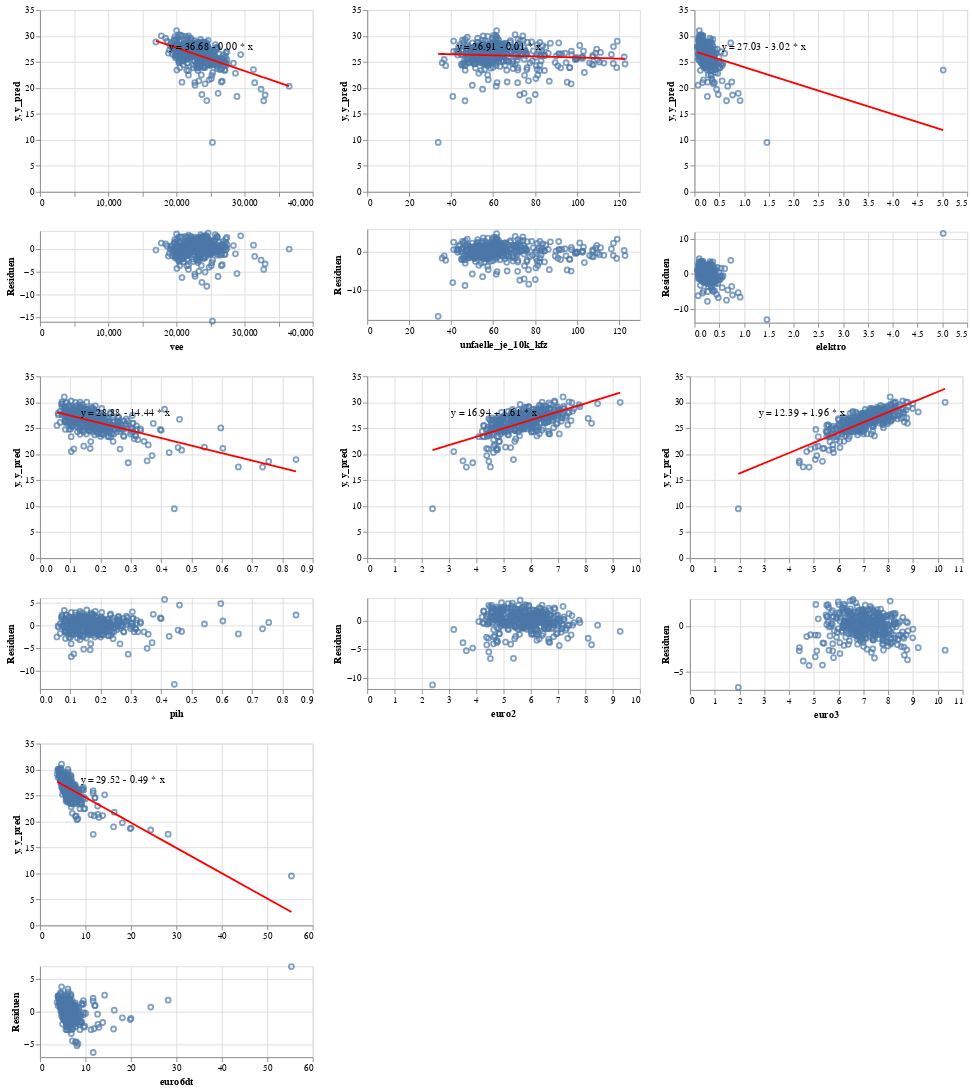

This figure's notebook cell:
### Code cell
plot_regression_and_residuals(X, y)

### Figure 1 — Vega-Lite specification as saved in the notebook (floating-point values rounded to 4 significant figures; data arrays with more than 128 entries replaced by an {"elided": "..."} marker saying what was removed)
{"config": {"view": {"continuousWidth": 300, "continuousHeight": 300}}, "vconcat": [{"hconcat": [{"vconcat": [{"layer": [{"mark": {"type": "point"}, "encoding": {"x": {"field": "vee", "title": null, "type": "quantitative"}, "y": {"field": "y", "title": "y", "type": "quantitative"}}}, {"mark": {"type": "line", "color": "red"}, "encoding": {"x": {"field": "vee", "title": null, "type": "quantitative"}, "y": {"field": "y_pred", "title": "y_pred", "type": "quantitative"}}}, {"data": {"name": "data-bbd61d5c703708ee19096d13eabb0839"}, "mark": {"type": "text", "align": "left", "baseline": "top"}, "encoding": {"text": {"field": "text", "type": "nominal"}, "x": {"field": "vee", "type": "quantitative"}, "y": {"field": "y", "type": "quantitative"}}}], "height": 200}, {"mark": {"type": "point"}, "encoding": {"x": {"field": "vee", "title": "vee", "type": "quantitative"}, "y": {"field": "residuals", "title": "Residuen", "type": "quantitative"}}, "height": 100}], "data": {"name": "data-610914659691f8b16b1b3958448d4d2f"}, "resolve": {"scale": {"x": "shared"}}}, {"vconcat": [{"layer": [{"mark": {"type": "point"}, "encoding": {"x": {"field": "unfaelle_je_10k_kfz", "title": null, "type": "quantitative"}, "y": {"field": "y", "title": "y", "type": "quantitative"}}}, {"mark": {"type": "line", "color": "red"}, "encoding": {"x": {"field": "unfaelle_je_10k_kfz", "title": null, "type": "quantitative"}, "y": {"field": "y_pred", "title": "y_pred", "type": "quantitative"}}}, {"data": {"name": "data-896a49a179bb5b2267ab98e5d2cb56fd"}, "mark": {"type": "text", "align": "left", "baseline": "top"}, "encoding": {"text": {"field": "text", "type": "nominal"}, "x": {"field": "unfaelle_je_10k_kfz", "type": "quantitative"}, "y": {"field": "y", "type": "quantitative"}}}], "height": 200}, {"mark": {"type": "point"}, "encoding": {"x": {"field": "unfaelle_je_10k_kfz", "title": "unfaelle_je_10k_kfz", "type": "quantitative"}, "y": {"field": "residuals", "title": "Residuen", "type": "quantitative"}}, "height": 100}], "data": {"name": "data-55eea28efd970bc5385b4086dff65d58"}, "resolve": {"scale": {"x": "shared"}}}, {"vconcat": [{"layer": [{"mark": {"type": "point"}, "encoding": {"x": {"field": "elektro", "title": null, "type": "quantitative"}, "y": {"field": "y", "title": "y", "type": "quantitative"}}}, {"mark": {"type": "line", "color": "red"}, "encoding": {"x": {"field": "elektro", "title": null, "type": "quantitative"}, "y": {"field": "y_pred", "title": "y_pred", "type": "quantitative"}}}, {"data": {"name": "data-6872c08ed05db2d0b686c483df69bc9f"}, "mark": {"type": "text", "align": "left", "baseline": "top"}, "encoding": {"text": {"field": "text", "type": "nominal"}, "x": {"field": "elektro", "type": "quantitative"}, "y": {"field": "y", "type": "quantitative"}}}], "height": 200}, {"mark": {"type": "point"}, "encoding": {"x": {"field": "elektro", "title": "elektro", "type": "quantitative"}, "y": {"field": "residuals", "title": "Residuen", "type": "quantitative"}}, "height": 100}], "data": {"name": "data-233ea2a5105ab174d7a6f519e01cbf70"}, "resolve": {"scale": {"x": "shared"}}}]}, {"hconcat": [{"vconcat": [{"layer": [{"mark": {"type": "point"}, "encoding": {"x": {"field": "pih", "title": null, "type": "quantitative"}, "y": {"field": "y", "title": "y", "type": "quantitative"}}}, {"mark": {"type": "line", "color": "red"}, "encoding": {"x": {"field": "pih", "title": null, "type": "quantitative"}, "y": {"field": "y_pred", "title": "y_pred", "type": "quantitative"}}}, {"data": {"name": "data-0f475a37d48c90b6d965632d82463157"}, "mark": {"type": "text", "align": "left", "baseline": "top"}, "encoding": {"text": {"field": "text", "type": "nominal"}, "x": {"field": "pih", "type": "quantitative"}, "y": {"field": "y", "type": "quantitative"}}}], "height": 200}, {"mark": {"type": "point"}, "encoding": {"x": {"field": "pih", "title": "pih", "type": "quantitative"}, "y": {"field": "residuals", "title": "Residuen", "type": "quantitative"}}, "height": 100}], "data": {"name": "data-c9e0c98e24e55257826d67e894d0bf0c"}, "resolve": {"scale": {"x": "shared"}}}, {"vconcat": [{"layer": [{"mark": {"type": "point"}, "encoding": {"x": {"field": "euro2", "title": null, "type": "quantitative"}, "y": {"field": "y", "title": "y", "type": "quantitative"}}}, {"mark": {"type": "line", "color": "red"}, "encoding": {"x": {"field": "euro2", "title": null, "type": "quantitative"}, "y": {"field": "y_pred", "title": "y_pred", "type": "quantitative"}}}, {"data": {"name": "data-1a40e53ff2cd7a837acc2b0c9c53dd59"}, "mark": {"type": "text", "align": "left", "baseline": "top"}, "encoding": {"text": {"field": "text", "type": "nominal"}, "x": {"field": "euro2", "type": "quantitative"}, "y": {"field": "y", "type": "quantitative"}}}], "height": 200}, {"mark": {"type": "point"}, "encoding": {"x": {"field": "euro2", "title": "euro2", "type": "quantitative"}, "y": {"field": "residuals", "title": "Residuen", "type": "quantitative"}}, "height": 100}], "data": {"name": "data-a0b80343166475de7d06eb60464d8570"}, "resolve": {"scale": {"x": "shared"}}}, {"vconcat": [{"layer": [{"mark": {"type": "point"}, "encoding": {"x": {"field": "euro3", "title": null, "type": "quantitative"}, "y": {"field": "y", "title": "y", "type": "quantitative"}}}, {"mark": {"type": "line", "color": "red"}, "encoding": {"x": {"field": "euro3", "title": null, "type": "quantitative"}, "y": {"field": "y_pred", "title": "y_pred", "type": "quantitative"}}}, {"data": {"name": "data-88e70e9152ad49b2ac9c97b772b56ab6"}, "mark": {"type": "text", "align": "left", "baseline": "top"}, "encoding": {"text": {"field": "text", "type": "nominal"}, "x": {"field": "euro3", "type": "quantitative"}, "y": {"field": "y", "type": "quantitative"}}}], "height": 200}, {"mark": {"type": "point"}, "encoding": {"x": {"field": "euro3", "title": "euro3", "type": "quantitative"}, "y": {"field": "residuals", "title": "Residuen", "type": "quantitative"}}, "height": 100}], "data": {"name": "data-c2a7a5a73571656fa16510d9f3a272e1"}, "resolve": {"scale": {"x": "shared"}}}]}, {"hconcat": [{"vconcat": [{"layer": [{"mark": {"type": "point"}, "encoding": {"x": {"field": "euro6dt", "title": null, "type": "quantitative"}, "y": {"field": "y", "title": "y", "type": "quantitative"}}}, {"mark": {"type": "line", "color": "red"}, "encoding": {"x": {"field": "euro6dt", "title": null, "type": "quantitative"}, "y": {"field": "y_pred", "title": "y_pred", "type": "quantitative"}}}, {"data": {"name": "data-6af5edaea89a09ec2e636f878b72ddea"}, "mark": {"type": "text", "align": "left", "baseline": "top"}, "encoding": {"text": {"field": "text", "type": "nominal"}, "x": {"field": "euro6dt", "type": "quantitative"}, "y": {"field": "y", "type": "quantitative"}}}], "height": 200}, {"mark": {"type": "point"}, "encoding": {"x": {"field": "euro6dt", "title": "euro6dt", "type": "quantitative"}, "y": {"field": "residuals", "title": "Residuen", "type": "quantitative"}}, "height": 100}], "resolve": {"scale": {"x": "shared"}}}], "data": {"name": "data-da266f5ba8cef41642279c8f1e70fd9c"}}], "$schema": "https://vega.github.io/schema/vega-lite/v5.20.1.json", "datasets": {"data-610914659691f8b16b1b3958448d4d2f": {"elided": "399 records"}, "data-bbd61d5c703708ee19096d13eabb0839": [{"vee": 18960.0, "y": 28.89, "text": "y = 36.68 - 0.00 * x"}], "data-55eea28efd970bc5385b4086dff65d58": {"elided": "399 records"}, "data-896a49a179bb5b2267ab98e5d2cb56fd": [{"unfaelle_je_10k_kfz": 42.71, "y": 28.89, "text": "y = 26.91 - 0.01 * x"}], "data-233ea2a5105ab174d7a6f519e01cbf70": {"elided": "399 records"}, "data-6872c08ed05db2d0b686c483df69bc9f": [{"elektro": 0.5529, "y": 28.89, "text": "y = 27.03 - 3.02 * x"}], "data-c9e0c98e24e55257826d67e894d0bf0c": {"elided": "399 records"}, "data-0f475a37d48c90b6d965632d82463157": [{"pih": 0.1348, "y": 28.89, "text": "y = 28.88 - 14.44 * x"}], "data-a0b80343166475de7d06eb60464d8570": {"elided": "399 records"}, "data-1a40e53ff2cd7a837acc2b0c9c53dd59": [{"euro2": 3.082, "y": 28.89, "text": "y = 16.94 + 1.61 * x"}], "data-c2a7a5a73571656fa16510d9f3a272e1": {"elided": "399 records"}, "data-88e70e9152ad49b2ac9c97b772b56ab6": [{"euro3": 2.786, "y": 28.89, "text": "y = 12.39 + 1.96 * x"}], "data-da266f5ba8cef41642279c8f1e70fd9c": {"elided": "399 records"}, "data-6af5edaea89a09ec2e636f878b72ddea": [{"euro6dt": 8.929, "y": 28.89, "text": "y = 29.52 - 0.49 * x"}]}}
